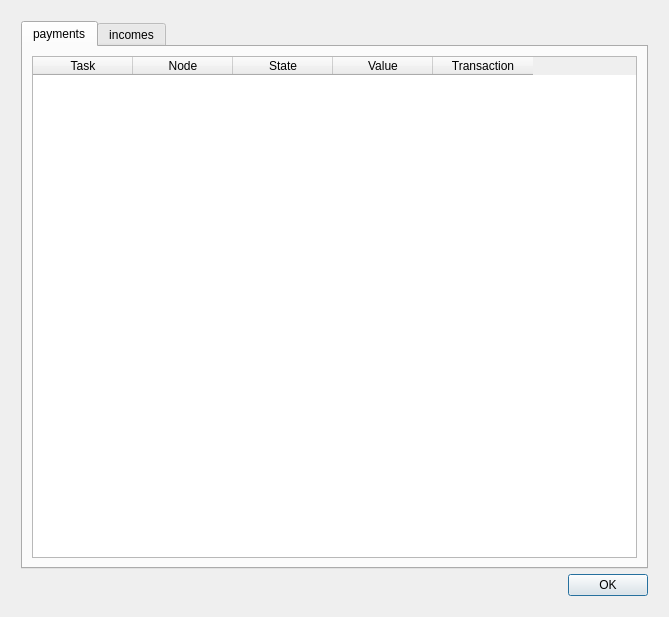
<?xml version="1.0" encoding="UTF-8"?>
<ui version="4.0">
 <class>PaymentsDialog</class>
 <widget class="QDialog" name="PaymentsDialog">
  <property name="geometry">
   <rect>
    <x>0</x>
    <y>0</y>
    <width>669</width>
    <height>611</height>
   </rect>
  </property>
  <property name="sizePolicy">
   <sizepolicy hsizetype="MinimumExpanding" vsizetype="MinimumExpanding">
    <horstretch>0</horstretch>
    <verstretch>0</verstretch>
   </sizepolicy>
  </property>
  <property name="windowTitle">
   <string>Payments</string>
  </property>
  <layout class="QGridLayout" name="gridLayout">
   <item row="0" column="0">
    <layout class="QVBoxLayout" name="verticalLayout" stretch="1,1">
     <property name="spacing">
      <number>5</number>
     </property>
     <property name="margin">
      <number>10</number>
     </property>
     <item>
      <widget class="QTabWidget" name="tabWidget">
       <property name="sizePolicy">
        <sizepolicy hsizetype="MinimumExpanding" vsizetype="MinimumExpanding">
         <horstretch>0</horstretch>
         <verstretch>0</verstretch>
        </sizepolicy>
       </property>
       <property name="currentIndex">
        <number>0</number>
       </property>
       <widget class="QWidget" name="paymentTab">
        <attribute name="title">
         <string>payments</string>
        </attribute>
        <layout class="QGridLayout" name="gridLayout_3">
         <item row="0" column="0">
          <widget class="QTableWidget" name="paymentsTable">
           <property name="minimumSize">
            <size>
             <width>600</width>
             <height>500</height>
            </size>
           </property>
           <property name="editTriggers">
            <set>QAbstractItemView::NoEditTriggers</set>
           </property>
           <property name="selectionBehavior">
            <enum>QAbstractItemView::SelectRows</enum>
           </property>
           <property name="sortingEnabled">
            <bool>true</bool>
           </property>
           <column>
            <property name="text">
             <string>Task</string>
            </property>
           </column>
           <column>
            <property name="text">
             <string>Node</string>
            </property>
           </column>
           <column>
            <property name="text">
             <string>State</string>
            </property>
           </column>
           <column>
            <property name="text">
             <string>Value</string>
            </property>
           </column>
           <column>
            <property name="text">
             <string>Transaction</string>
            </property>
           </column>
          </widget>
         </item>
        </layout>
       </widget>
       <widget class="QWidget" name="incomesTab">
        <attribute name="title">
         <string>incomes</string>
        </attribute>
        <layout class="QGridLayout" name="gridLayout_2">
         <item row="0" column="0">
          <widget class="QTableWidget" name="incomesTable">
           <property name="sizePolicy">
            <sizepolicy hsizetype="Expanding" vsizetype="Expanding">
             <horstretch>0</horstretch>
             <verstretch>0</verstretch>
            </sizepolicy>
           </property>
           <property name="minimumSize">
            <size>
             <width>600</width>
             <height>500</height>
            </size>
           </property>
           <property name="editTriggers">
            <set>QAbstractItemView::NoEditTriggers</set>
           </property>
           <property name="selectionBehavior">
            <enum>QAbstractItemView::SelectRows</enum>
           </property>
           <property name="sortingEnabled">
            <bool>true</bool>
           </property>
           <column>
            <property name="text">
             <string>Task</string>
            </property>
           </column>
           <column>
            <property name="text">
             <string>Node</string>
            </property>
           </column>
           <column>
            <property name="text">
             <string>State</string>
            </property>
           </column>
           <column>
            <property name="text">
             <string>Value</string>
            </property>
           </column>
           <column>
            <property name="text">
             <string>Expected Value</string>
            </property>
           </column>
           <column>
            <property name="text">
             <string>Transaction</string>
            </property>
           </column>
          </widget>
         </item>
        </layout>
       </widget>
      </widget>
     </item>
     <item>
      <widget class="QPushButton" name="okButton">
       <property name="sizePolicy">
        <sizepolicy hsizetype="Maximum" vsizetype="Fixed">
         <horstretch>0</horstretch>
         <verstretch>0</verstretch>
        </sizepolicy>
       </property>
       <property name="layoutDirection">
        <enum>Qt::RightToLeft</enum>
       </property>
       <property name="text">
        <string>OK</string>
       </property>
      </widget>
     </item>
    </layout>
   </item>
  </layout>
 </widget>
 <resources/>
 <connections/>
</ui>
